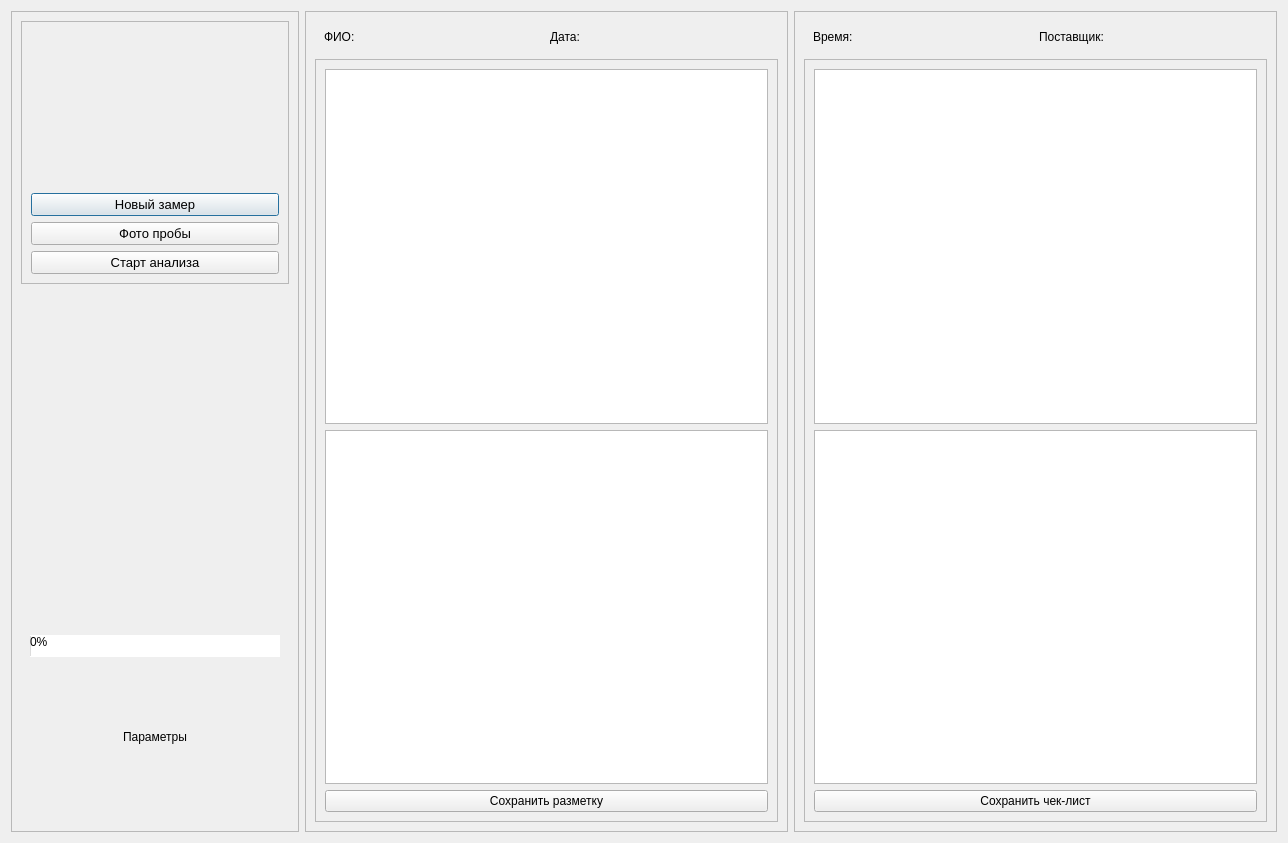
<?xml version="1.0" encoding="UTF-8"?>
<ui version="4.0">
 <class>Dialog</class>
 <widget class="QDialog" name="Dialog">
  <property name="geometry">
   <rect>
    <x>0</x>
    <y>0</y>
    <width>1288</width>
    <height>843</height>
   </rect>
  </property>
  <property name="windowTitle">
   <string>Dialog</string>
  </property>
  <property name="windowIcon">
   <iconset>
    <normaloff>fav.ico</normaloff>fav.ico</iconset>
  </property>
  <property name="styleSheet">
   <string notr="true">/* Основные стили для QFrame */
QFrame {
    background-color: #F8F8F8; /* Светло-серый фон */
    border: 1px solid #D3D3D3; /* Светло-серая граница */
    border-radius: 10px; /* Закругленные углы */
    padding: 10px;
}

/* Стили для QLabel */
QLabel {
    color: #333333; /* Темно-серый текст */
    font-size: 12px; /* Размер шрифта */
}

/* Стили для QDoubleSpinBox, QSpinBox */
QDoubleSpinBox, QSpinBox {
    background-color: #FFFFFF; /* Белый фон */
    border: 1px solid #CCCCCC; /* Светло-серая граница */
    border-radius: 5px; /* Закругленные углы */
    padding: 5px;
}

/* Стили для QPushButton */
QPushButton {
    background-color: #E0E0E0; /* Светло-серый фон */
    color: #333333; /* Темно-серый текст */
    border: 1px solid #B0B0B0; /* Серо-голубая граница */
    border-radius: 5px; /* Закругленные углы */
    padding: 10px 20px; /* Внутренние отступы */
    font-size: 10px; /* Размер шрифта */
    margin: 4px 2px; /* Внешние отступы */
}

QPushButton:hover {
    background-color: #D0D0D0; /* Темно-серый цвет при наведении */
}

/* Стили для QCheckBox */
QCheckBox {
    color: #333333; /* Темно-серый текст */
    font-size: 10px; /* Размер шрифта */
}

/* Стили для QProgressBar */
QProgressBar {
    border: 1px solid #B0B0B0; /* Светло-серая граница */
    border-radius: 5px; /* Закругленные углы */
    background: #FFFFFF; /* Белый фон */
    text-align: center; /* Центрирование текста */
}

QProgressBar::chunk {
    background-color: #A0A0A0; /* Темно-серый цвет заполнения */
    border-radius: 5px; /* Закругленные углы */
}

/* Анимация для QProgressBar */
QProgressBar::chunk {
    width: 5px; /* Начальная ширина анимации */
    margin: 1px;
    opacity: 0;
    background-color: #A0A0A0;
    animation: progressAnimation 2s infinite alternate ease-in-out;
}

@keyframes progressAnimation {
    0% {
        width: 5px;
        opacity: 0.5;
    }
    100% {
        width: 100%;
        opacity: 1;
    }
}

/* Стили для QGraphicsView */
QGraphicsView {
    border: 1px solid #D3D3D3; /* Светло-серая граница */
    border-radius: 5px; /* Закругленные углы */
    background-color: #F8F8F8; /* Светло-серый фон */
}
</string>
  </property>
  <layout class="QHBoxLayout" name="horizontalLayout">
   <item>
    <widget class="QFrame" name="frame">
     <property name="minimumSize">
      <size>
       <width>0</width>
       <height>0</height>
      </size>
     </property>
     <property name="frameShape">
      <enum>QFrame::StyledPanel</enum>
     </property>
     <property name="frameShadow">
      <enum>QFrame::Raised</enum>
     </property>
     <layout class="QVBoxLayout" name="verticalLayout">
      <item>
       <widget class="QFrame" name="frame_4">
        <property name="frameShape">
         <enum>QFrame::StyledPanel</enum>
        </property>
        <property name="frameShadow">
         <enum>QFrame::Raised</enum>
        </property>
        <layout class="QVBoxLayout" name="verticalLayout_3">
         <item>
          <widget class="QLabel" name="label_5">
           <property name="styleSheet">
            <string notr="true">border: 0px</string>
           </property>
           <property name="text">
            <string/>
           </property>
           <property name="pixmap">
            <pixmap>vdk_logo.png</pixmap>
           </property>
           <property name="scaledContents">
            <bool>false</bool>
           </property>
           <property name="alignment">
            <set>Qt::AlignHCenter|Qt::AlignTop</set>
           </property>
          </widget>
         </item>
         <item>
          <widget class="QPushButton" name="new_res">
           <property name="font">
            <font>
             <family>MS Shell Dlg 2</family>
             <pointsize>10</pointsize>
             <weight>50</weight>
             <italic>false</italic>
             <bold>false</bold>
            </font>
           </property>
           <property name="styleSheet">
            <string notr="true">font: 10pt &quot;MS Shell Dlg 2&quot;;</string>
           </property>
           <property name="text">
            <string>Новый замер</string>
           </property>
          </widget>
         </item>
         <item>
          <widget class="QPushButton" name="choose_file">
           <property name="font">
            <font>
             <family>MS Shell Dlg 2</family>
             <pointsize>10</pointsize>
             <weight>50</weight>
             <italic>false</italic>
             <bold>false</bold>
            </font>
           </property>
           <property name="styleSheet">
            <string notr="true">font: 10pt &quot;MS Shell Dlg 2&quot;;</string>
           </property>
           <property name="text">
            <string>Фото пробы</string>
           </property>
          </widget>
         </item>
         <item>
          <widget class="QPushButton" name="start_btn">
           <property name="font">
            <font>
             <family>MS Shell Dlg 2</family>
             <pointsize>10</pointsize>
             <weight>50</weight>
             <italic>false</italic>
             <bold>false</bold>
            </font>
           </property>
           <property name="styleSheet">
            <string notr="true">font: 10pt &quot;MS Shell Dlg 2&quot;;</string>
           </property>
           <property name="text">
            <string>Старт анализа</string>
           </property>
          </widget>
         </item>
        </layout>
       </widget>
      </item>
      <item>
       <widget class="QFrame" name="frame_5">
        <property name="styleSheet">
         <string notr="true">border: 0px;</string>
        </property>
        <property name="frameShape">
         <enum>QFrame::StyledPanel</enum>
        </property>
        <property name="frameShadow">
         <enum>QFrame::Raised</enum>
        </property>
        <layout class="QVBoxLayout" name="verticalLayout_4"/>
       </widget>
      </item>
      <item>
       <widget class="QFrame" name="frame_9">
        <property name="minimumSize">
         <size>
          <width>0</width>
          <height>100</height>
         </size>
        </property>
        <property name="styleSheet">
         <string notr="true">border: 0px;</string>
        </property>
        <property name="frameShape">
         <enum>QFrame::StyledPanel</enum>
        </property>
        <property name="frameShadow">
         <enum>QFrame::Raised</enum>
        </property>
        <layout class="QVBoxLayout" name="verticalLayout_6">
         <item alignment="Qt::AlignHCenter">
          <widget class="QProgressBar" name="progress_bar">
           <property name="minimumSize">
            <size>
             <width>250</width>
             <height>0</height>
            </size>
           </property>
           <property name="value">
            <number>0</number>
           </property>
          </widget>
         </item>
         <item>
          <widget class="QPushButton" name="params">
           <property name="styleSheet">
            <string notr="true">font: 10pt &quot;MS Shell Dlg 2&quot;;</string>
           </property>
           <property name="text">
            <string>Параметры</string>
           </property>
          </widget>
         </item>
        </layout>
       </widget>
      </item>
     </layout>
    </widget>
   </item>
   <item>
    <widget class="QFrame" name="frame_2">
     <property name="maximumSize">
      <size>
       <width>500</width>
       <height>16777215</height>
      </size>
     </property>
     <property name="frameShape">
      <enum>QFrame::StyledPanel</enum>
     </property>
     <property name="frameShadow">
      <enum>QFrame::Raised</enum>
     </property>
     <layout class="QVBoxLayout" name="verticalLayout_2">
      <item>
       <widget class="QFrame" name="frame_8">
        <property name="styleSheet">
         <string notr="true">border: 0px;</string>
        </property>
        <property name="frameShape">
         <enum>QFrame::StyledPanel</enum>
        </property>
        <property name="frameShadow">
         <enum>QFrame::Raised</enum>
        </property>
        <layout class="QHBoxLayout" name="horizontalLayout_2">
         <item>
          <widget class="QLabel" name="fio">
           <property name="styleSheet">
            <string notr="true">font: 9pt &quot;MS Shell Dlg 2&quot;;</string>
           </property>
           <property name="text">
            <string>ФИО: </string>
           </property>
          </widget>
         </item>
         <item>
          <widget class="QLabel" name="date">
           <property name="styleSheet">
            <string notr="true">font: 9pt &quot;MS Shell Dlg 2&quot;;</string>
           </property>
           <property name="text">
            <string>Дата:</string>
           </property>
          </widget>
         </item>
        </layout>
       </widget>
      </item>
      <item>
       <widget class="QFrame" name="frame_10">
        <property name="frameShape">
         <enum>QFrame::StyledPanel</enum>
        </property>
        <property name="frameShadow">
         <enum>QFrame::Raised</enum>
        </property>
        <layout class="QVBoxLayout" name="verticalLayout_9">
         <item>
          <widget class="QGraphicsView" name="orig">
           <property name="minimumSize">
            <size>
             <width>300</width>
             <height>0</height>
            </size>
           </property>
          </widget>
         </item>
         <item>
          <widget class="QGraphicsView" name="post"/>
         </item>
         <item>
          <widget class="QPushButton" name="save_post">
           <property name="styleSheet">
            <string notr="true">font: 10pt &quot;MS Shell Dlg 2&quot;;</string>
           </property>
           <property name="text">
            <string>Сохранить разметку</string>
           </property>
          </widget>
         </item>
        </layout>
       </widget>
      </item>
     </layout>
    </widget>
   </item>
   <item>
    <widget class="QFrame" name="frame_3">
     <property name="sizePolicy">
      <sizepolicy hsizetype="Expanding" vsizetype="Expanding">
       <horstretch>0</horstretch>
       <verstretch>0</verstretch>
      </sizepolicy>
     </property>
     <property name="frameShape">
      <enum>QFrame::StyledPanel</enum>
     </property>
     <property name="frameShadow">
      <enum>QFrame::Raised</enum>
     </property>
     <layout class="QVBoxLayout" name="verticalLayout_7">
      <item>
       <widget class="QFrame" name="frame_6">
        <property name="styleSheet">
         <string notr="true">border: 0px;</string>
        </property>
        <property name="frameShape">
         <enum>QFrame::StyledPanel</enum>
        </property>
        <property name="frameShadow">
         <enum>QFrame::Raised</enum>
        </property>
        <layout class="QHBoxLayout" name="horizontalLayout_3">
         <item>
          <widget class="QLabel" name="time">
           <property name="styleSheet">
            <string notr="true">font: 9pt &quot;MS Shell Dlg 2&quot;;</string>
           </property>
           <property name="text">
            <string>Время:</string>
           </property>
          </widget>
         </item>
         <item>
          <widget class="QLabel" name="sup">
           <property name="styleSheet">
            <string notr="true">font: 9pt &quot;MS Shell Dlg 2&quot;;</string>
           </property>
           <property name="text">
            <string>Поставщик:</string>
           </property>
          </widget>
         </item>
        </layout>
       </widget>
      </item>
      <item>
       <widget class="QFrame" name="frame_11">
        <property name="frameShape">
         <enum>QFrame::StyledPanel</enum>
        </property>
        <property name="frameShadow">
         <enum>QFrame::Raised</enum>
        </property>
        <layout class="QVBoxLayout" name="verticalLayout_8">
         <item>
          <widget class="QGraphicsView" name="plot"/>
         </item>
         <item>
          <widget class="QGraphicsView" name="graphicsView"/>
         </item>
         <item>
          <widget class="QPushButton" name="save_check">
           <property name="styleSheet">
            <string notr="true">font: 10pt &quot;MS Shell Dlg 2&quot;;</string>
           </property>
           <property name="text">
            <string>Сохранить чек-лист</string>
           </property>
          </widget>
         </item>
        </layout>
       </widget>
      </item>
     </layout>
    </widget>
   </item>
  </layout>
 </widget>
 <resources/>
 <connections/>
</ui>
